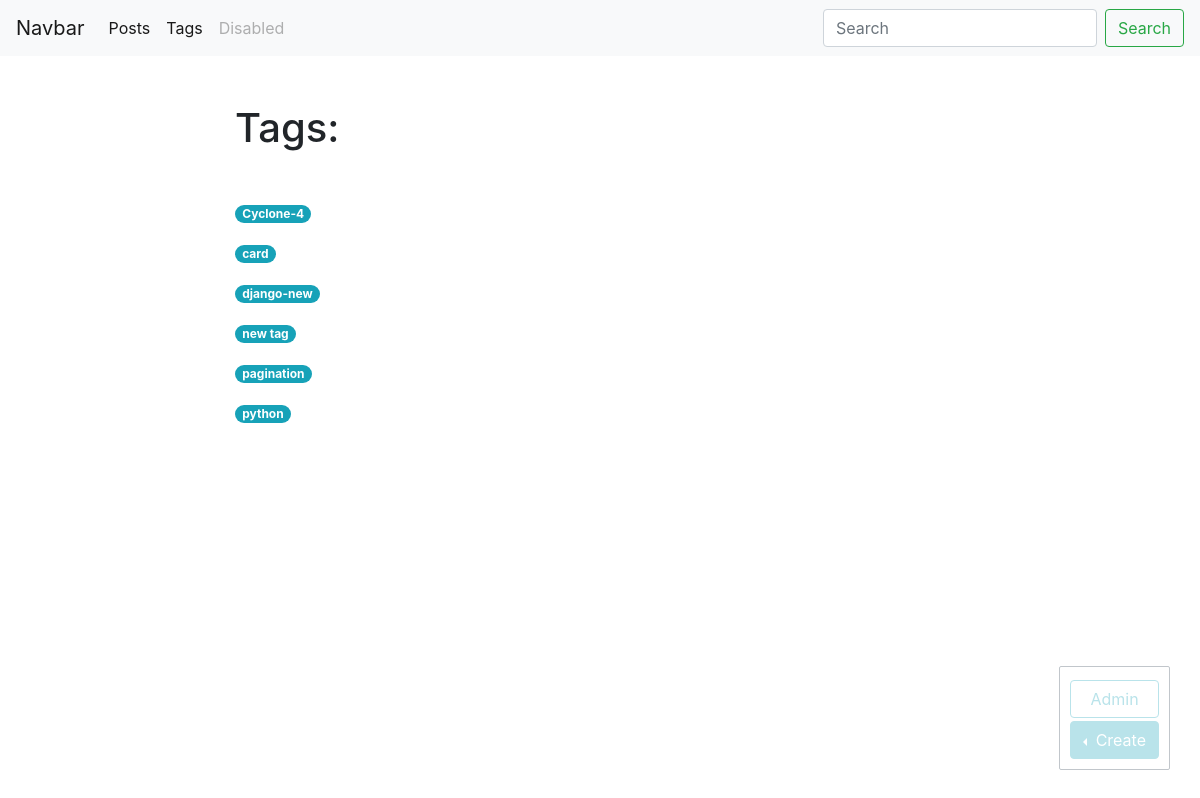
The app's page /blog/tags/ (signed in) with its own data.
### blog/models.py (models this page shows, shortened)
class Tag(models.Model):
    title = models.CharField(max_length =50)
    slug = models.SlugField(max_length = 50, unique=True)
    def get_absolute_url(self):
        return reverse('tag_detail_url', kwargs = {'slug':self.slug} )
    class Meta:
        ordering = ['title']

### blog/views.py (the view)
# urls.py: path('tags/', tags_list, name='tags_list_url'),
def tags_list(request):
    tags = Tag.objects.all()
    return render (request, 'blog/tags_list.html', context = {'tags':tags})

### blog/templates/blog/tags_list.html (shortened to what this page needs)
{% extends 'blog/base_blog.html'  %}
        {% block content %}
            <h1 class="mb-5">Tags:</h1>
            {% for tag in tags%}
                <p>
                    <a href="{{tag.get_absolute_url}}" class="badge badge-pill badge-info"> {{tag.title}} </a>
                </p>
            {% endfor %}
        {% endblock %}

### records on screen
Tag: title "Cyclone-4"
Tag: title "card"
Tag: title "django-new"
Tag: title "new tag"
Tag: title "pagination"
Tag: title "python"
